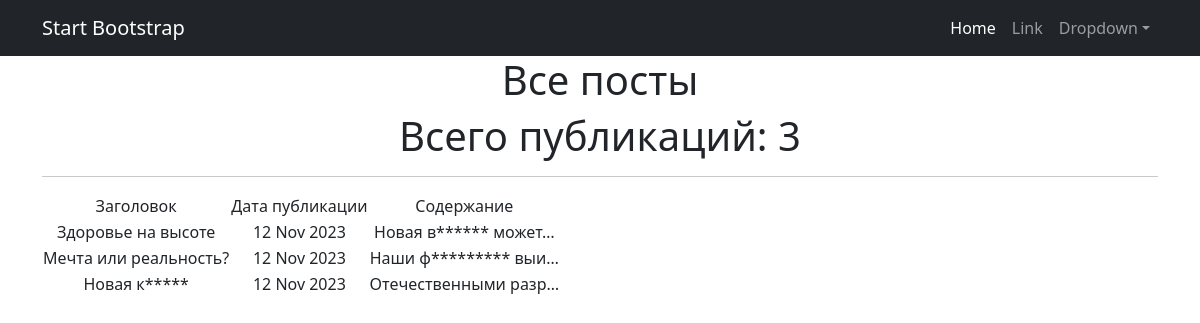
Page /news/ on the committed database.
### News_Portal/models.py (models this page shows, shortened)
class Post(models.Model):   # Модель Post
    article = 'AR'
    news = 'NE'
    POSITIONS = [(article, 'Статья'),
                 (news, 'Новость'),]
    post = models.CharField(max_length=2, choices=POSITIONS, default=article)   # поле с выбором — «статья» или «новость»
    time_in = models.DateTimeField(auto_now_add=True)   # автоматически добавляемая дата и время создания
    heading = models.CharField(max_length=64)   # заголовок статьи/новости
    text = models.TextField()   # текст статьи/новости
    rating = models.IntegerField(default=0.0)   # рейтинг статьи/новости
    author = models.ForeignKey(Author, on_delete=models.CASCADE, related_name='posts')   # связь «один ко многим» с моделью Author
    category = models.ManyToManyField(Category, "PostCategory")  # связь «многие ко многим» с моделью Category

### News_Portal/views.py (the view)
# urls.py: path('', PostList.as_view()),
class PostList(ListView):
    model = Post
    ordering = 'heading'
    template_name = 'news.html'
    context_object_name = 'news'
    def get_context_data(self, **kwargs):
        context = super().get_context_data(**kwargs)
        context['time_now'] = datetime.utcnow()
        return context

### News_Portal/templatetags/custom_censorship.py (called while the page is built)
@register.filter()
def censor(value):
   if type(value) != str:
      raise TypeError('Необходимо передать строку!')
   else:
      for word in value.split():
         if word.lower() in CENS:
            cens_word = word[0] + ((len(word) - 1) * '*')
            value = value.replace(word, cens_word)
   return value

### templates/news.html (shortened to what this page needs)
{% extends 'flatpages/default.html' %}
{% load custom_censorship %}
{% block content %}
   <h1>Все посты</h1>
    <h1>Всего публикаций: {{news|length}}</h1>
   <hr>
   {% if news %}
       <table>
           <tr>
               <td>Заголовок</td>
               <td>Дата публикации</td>
               <td>Содержание</td>
           </tr>
           {% for new in news %}
           <tr>
               <td>{{ new.heading|censor }}</td>
               <td>{{ new.time_in|date:'d M Y' }}</td>
               <td>{{ new.text|truncatechars:20|censor }}</td>
           </tr>
           {% endfor %}
       </table>
    {% endif %}
{% endblock content %}

### templates/flatpages/default.html (shortened to what this page needs)
<!DOCTYPE html>
<html lang="en">
    <head>
        {% load static %}
        <link href="{% static 'css/styles.css' %}" rel="stylesheet" />
    </head>
    <body>
        <nav class="navbar navbar-expand-lg navbar-dark bg-dark">
            <div class="container">
                <a class="navbar-brand" href="#">Start Bootstrap</a>
                <div class="collapse navbar-collapse" id="navbarSupportedContent">
                    <ul class="navbar-nav ms-auto mb-2 mb-lg-0">
                        <li class="nav-item"><a class="nav-link active" aria-current="page" href="#">Home</a></li>
                        <li class="nav-item"><a class="nav-link" href="#">Link</a></li>
                        <li class="nav-item dropdown">
                            <a class="nav-link dropdown-toggle" id="navbarDropdown" href="#" role="button" data-bs-toggle="dropdown" aria-expanded="false">Dropdown</a>
                        </li>
                    </ul>
                </div>
            </div>
        </nav>
        <div class="container">
            <div class="row">
                <div class="col-lg-12 text-center">
                {% block content %}{% endblock content %}
             </div>
         </div>
    </body>
</html>

### rows in the picture
Post: heading|censor "Здоровье на высоте", time_in "12 Nov 2023", text|censor "Новая в****** может…"
Post: heading|censor "Мечта или реальность?", time_in "12 Nov 2023", text|censor "Наши ф********* выи…"
Post: heading|censor "Новая к*****", time_in "12 Nov 2023", text|censor "Отечественными разр…"

### other values in the picture
{{ news|length }} "3"
